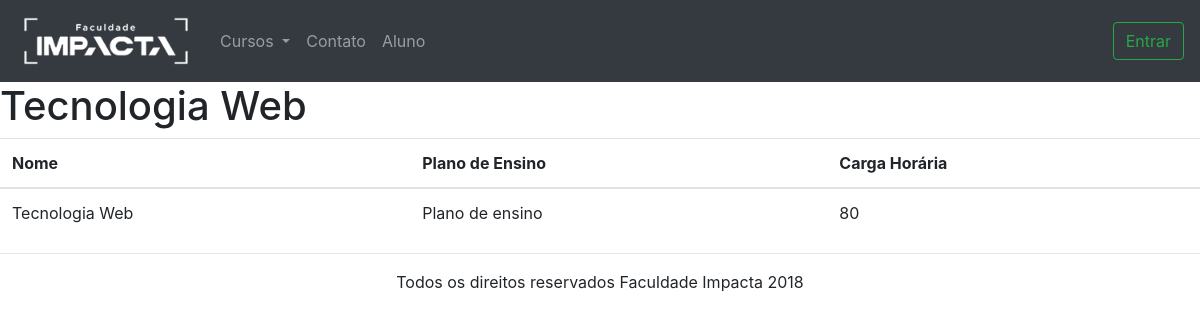
Screenshot of /curso/ADS/disciplina/TECWEB/ with the database file from the repository.
### curriculo/models.py (models this page shows, shortened)
class Disciplina(models.Model):
    STATUS = (
        ('ABERTO','Aberta'),
        ('FECHADO', 'Fechada')
    )
    nome = models.CharField(
        'Nome',
        max_length=30,
        unique=True
    )
    identificador = models.CharField(
        'Sigla',
        max_length=30,
        unique=True
    )
    data = models.DateField(
        "Data de Início",
        auto_now_add=True
    )
    status = models.CharField(
        "Status",
        max_length=10,
        choices=STATUS
    )
    plano_de_ensino = models.TextField(
        "Plano de Ensino",
        blank=True
    )
    carga_horaria = models.SmallIntegerField(
        "Carga Horária"
    )
    competencias = models.TextField(
        "Competências",
        blank=True
    )
    habilidades = models.TextField(
        "Habilidades",
        blank=True
    )
    ementa = models.TextField(
        "Ementa",
        blank=True
    )
    conteudo_programatico = models.TextField(
        "Conteúdo Programático",
        blank=True
    )
    bibliografia_basica = models.TextField(
        "Bibliografia Básica",
        blank=True
    )
    bibliografia_complementar = models.TextField(
        "Bibliografia Complementar",
        blank=True
    )
    percentual_pratico = models.SmallIntegerField(
        "Percentual Prático"
    )
    percentual_teorico = models.SmallIntegerField(
        "Percentual Teórico"
    )
    class Meta:
        db_table = 'DISCIPLINA'

### curriculo/views.py (the view)
# urls.py: path('<str:sigla>/disciplina/<str:sigla_disciplina>/', views.disciplina, name="disciplina")
def disciplina(request,sigla,sigla_disciplina):
    context = {}
    disciplina = Disciplina.objects.get(identificador=sigla_disciplina)
    context = {
        "disciplina": disciplina
    }
    return render(request, "curriculo/disciplina.html", context)

### curriculo/context_processors.py (called while the page is built)
def lista_cursos(request):
    return {
        "cursos": Curso.objects.all()
    }

### curriculo/templates/curriculo/disciplina.html (shortened to what this page needs)
{% extends "base.html" %}
{% block conteudo %}
<h1>{{ disciplina.nome }}</h1>
<table class="table">
    <thead>
    <tr>
        <th scope="col">Nome</th>
        <th scope="col">Plano de Ensino</th>
        <th scope="col">Carga Horária</th>
    </tr>
    </thead>
    <tbody>
        <tr>
            <td>{{disciplina.nome}}</td>
            <td>{{disciplina.plano_de_ensino}}</td>
            <td>{{disciplina.carga_horaria}}</td>
        </tr>
    </tbody>
</table>
{% endblock %}

### core/static/css/app.css (style rules this page uses)
body { font-family: "Arial"; }
html { box-sizing: border-box; }
body { margin: 0; background-color: steelblue, }

### rows the page displays
Disciplina: nome "Tecnologia Web", plano_de_ensino "Plano de ensino", carga_horaria "80"
